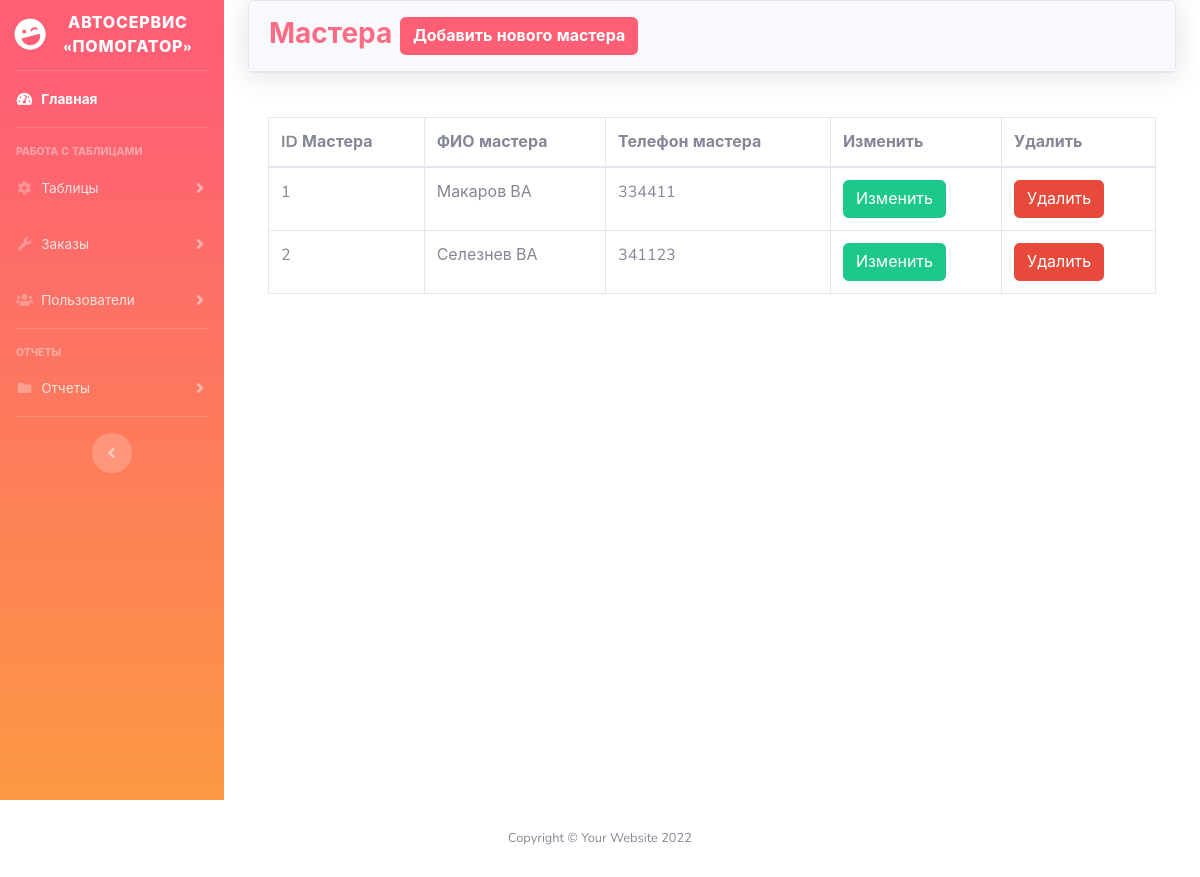
The app's page /admin/rabotnik.php (signed in) with its own data.
### tables this page shows
CREATE TABLE `worker` (
  `idworker` int(11) NOT NULL,
  `worker` varchar(40) DEFAULT NULL,
  `phone` varchar(40) DEFAULT NULL
);

### admin/rabotnik.php (the view, shortened to what this page needs)
<?php
include('security.php');
include('includes/header.php');
include('includes/navbar.php');
?>
<div class="container-fluid">
    <div class="card shadow mb-4">
        <div class="card-header py-3">
            <h3 class="m-0 font-weight-bold text-primary">Мастера
            <button type="button" class="btn btn-primary font-weight-bold" data-toggle="modal" data-target="#addrabotnik">
                Добавить нового мастера
            </button>
            </h3>
        </div>
    </div>
    <div class="card-body">
        <div class="table-responsive">
            <?php
            $query = "SELECT * FROM `worker`";
            $query_run = mysqli_query($connection, $query);
            if(mysqli_num_rows($query_run) > 0)
            {
                ?>
            <table class="table table-bordered" id="dataTable" width="100%" cellspacing="0">
                <thead>
                    <tr>
                        <th>ID Мастера</th>
                        <th>ФИО мастера</th>
                        <th>Телефон мастера</th>
                        <th>Изменить</th>
                        <th>Удалить</th>
                    </tr>
                </thead>
                <tbody>
                    <?php
                        while($row = mysqli_fetch_assoc($query_run))
                        {
                    ?>
                        <tr>
                            <td><?php echo $row['idworker'] ?></td>
                            <td><?php echo $row['worker'] ?></td>
                            <td><?php echo $row['phone'] ?></td>
                            <td>
                                <form action="rabonik_edit.php" method="POST">
                                    <button type="submit" name="worker_data_btn" class="btn btn-success">Изменить</button>
                                </form>
                            </td>
                            <td>
                                <form action="code.php" method="POST">
                                    <button type="submit" name="worker_delete_btn" class="btn btn-danger">Удалить</button>
                                </form>
                            </td>
                        </tr>
                    <?php
                        }
                    ?>
                </tbody>
            </table>
            <?php
            }
            else
            {
                echo "Записи не найдены";
            }
            ?>
        </div>
    </div>
    </div>
</div>
<?php
include('includes/footer.php');
?>

### records on screen
worker: idworker "1", worker "Макаров ВА", phone "334411"
worker: idworker "2", worker "Селезнев ВА", phone "341123"
